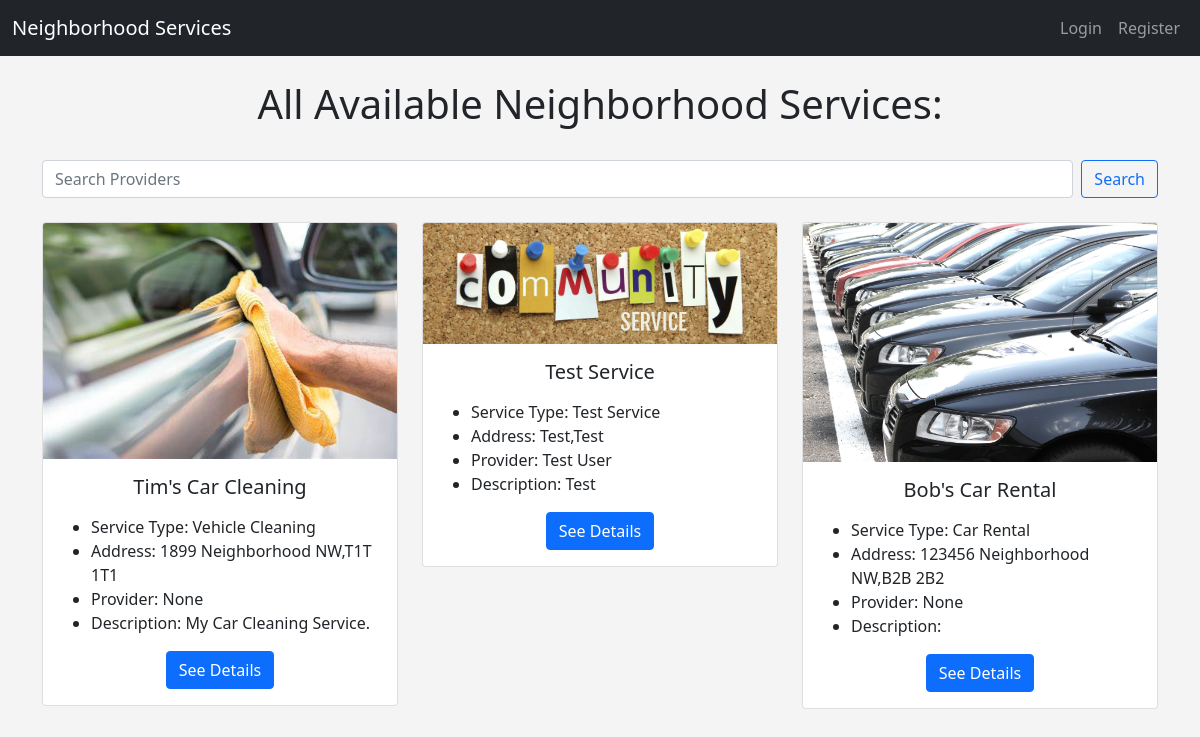
The page / on the database its author committed.
### services/models.py (models this page shows)
class Service(models.Model):
	service_id = models.AutoField(primary_key=True)
	name = models.CharField('Service Name', max_length=120)
	service_type = models.CharField('Service Type', max_length=120)
	address = models.CharField(max_length=120)
	postal_code = models.CharField(max_length=15)
	provider = models.ForeignKey(User, null=True, on_delete = models.CASCADE)
	professional = models.BooleanField()
	description = models.TextField(blank=True)
	title_image = models.ImageField(null=True, blank=True, upload_to="images/")
	def __str__(self):
		return self.name

class User(models.Model):
	user_id = models.AutoField(primary_key=True)
	first_name = models.CharField(max_length=30)
	last_name = models.CharField(max_length=30)
	address = models.CharField(max_length=120)
	postal_code = models.CharField(max_length=15)
	phone = models.CharField('Phone Number', max_length=30)
	email = models.EmailField('User Email', max_length=120)
	def __str__(self):
		return self.first_name + ' ' + self.last_name

### services/views.py (the view)
# urls.py: 2. Add a URL to urlpatterns:  path('', views.home, name='home')
def home(request):
	service_list = Service.objects.all()
	return render(request, 'services/home.html', {'service_list':service_list})

### services/templates/services/home.html (shortened to what this page needs)
{% extends 'services/base.html' %}
{% block content %}
	<center>
		<h1>All Available Neighborhood Services:</h1>
		<br/>
		<form class="d-flex" method=POST action="{% url 'search-providers' %}">
        	<input class="form-control me-2" type="search" placeholder="Search Providers" aria-label="Search" name="searched">
        	<button class="btn btn-outline-primary" type="submit">Search</button>
      	</form>
	</center>
	<br/>
		<div class="row">
			{% for service in service_list %}
		 	<div class="col-sm-4">
		    <div class="card">
		    	{% if service.title_image %}
		    		<img src="{{ service.title_image.url }}" class="card-img-top" alt="...">
		    	{% else %}
		    		<img src="/media/images/R.jfif" class="card-img-top" alt="...">
		    	{% endif %}
		     	<div class="card-body">
		     	<center>
		       	<h5 class="card-title">{{ service }}</h5>
		       </center>
		        <p class="card-text">
		        	<ul>
					<li>Service Type: {{ service.service_type }}</li>
					<li>Address: {{ service.address}},{{ service.postal_code }} </li>
					<li>Provider: {{ service.provider }}</li>
					<li>Description: {{ service.description }}</li>
					</ul>
		        </p>
		        <center>
		        <a href="#" class="btn btn-primary">See Details</a>
		    	</center>
		    	</div>
		    </div>
			</div>
			{% endfor %}
		</div>
		<br/>
{% endblock %}

### services/templates/services/base.html (shortened to what this page needs)
<!doctype html>
<html lang="en">
  <head>
    <link href="https://cdn.jsdelivr.net/npm/bootstrap@5.1.3/dist/css/bootstrap.min.css" rel="stylesheet">
  </head>
  <body>
  	{% include 'services/navbar.html' %}
  	<br/>
    <div class="container">
      {% block content %}
      {% endblock %}
    </div>
  </body>
</html>

### services/templates/services/navbar.html (shortened to what this page needs)
<nav class="navbar navbar-expand-lg navbar-dark bg-dark">
  <div class="container-fluid">
    <a class="navbar-brand" href="{% url 'home' %}">Neighborhood Services</a>
    <div class="collapse navbar-collapse" id="navbarSupportedContent">
      {% if user.is_authenticated %}
          <ul class="navbar-nav me-auto mb-2 mb-lg-0">
            <li class="nav-item">
              <a class="nav-link" href="{% url 'add-service' %}">Add Service</a>
            </li>
          </ul>
          <ul class="navbar-nav ms-auto mb-2 mb-lg-0">
            <li class="nav-item">
              <a class="nav-link" href="#">Hi {{ user.first_name }} {{ user.last_name }}!</a>
            </li>
            <li class="nav-item">
              <a class="nav-link" href="{% url 'logout' %}">Logout</a>
            </li>
          </ul>
        {% else %}
          <ul class="navbar-nav ms-auto mb-2 mb-lg-0">
            <li class="nav-item">
              <a class="nav-link" href="{% url 'login' %}">Login</a>
            </li>
            <li class="nav-item">
              <a class="nav-link" href="{% url 'register-user' %}">Register</a>
            </li>
          </ul>
        {% endif %}
    </div>
  </div>
</nav>

### services/templates/services/base.html (style rules this page uses)
body { background: #f4f4f4; }

### rows shown on the page
Service: title_image (picture), name "Tim's Car Cleaning", service_type "Vehicle Cleaning", address "1899 Neighborhood NW", postal_code "T1T 1T1", provider "None", description "My Car Cleaning Service."
Service: name "Test Service", service_type "Test Service", address "Test", postal_code "Test", provider "Test User", description "Test"
Service: title_image (picture), name "Bob's Car Rental", service_type "Car Rental", address "123456 Neighborhood NW", postal_code "B2B 2B2", provider "None"
